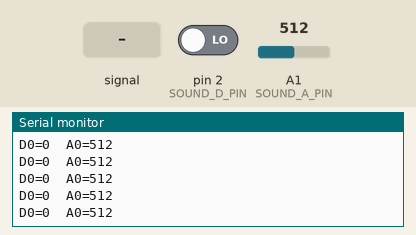
Recording of a sketch running on a simulated Arduino Uno, built with avr-gcc and run on an emulated ATmega328P. Parts: the last lines printed to the serial monitor. The inputs (shaded band) are chosen by the test bench; at power-on: A1 (SOUND_A_PIN) = 512, pin 2 (SOUND_D_PIN) LOW.

Above: at 1.2 s.
1.3 s: A1 (SOUND_A_PIN) fed a 200 Hz sine of ±81 counts around its level
At 1.33 s:
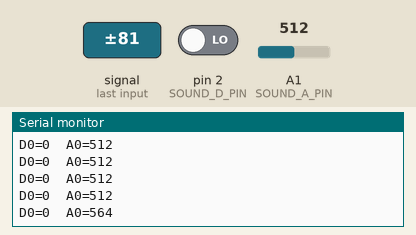
2.8 s: A1 (SOUND_A_PIN) set to 716
At 2.84 s:
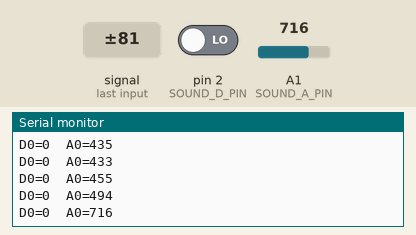
4.3 s: pin 2 (SOUND_D_PIN) driven HIGH
At 4.35 s:
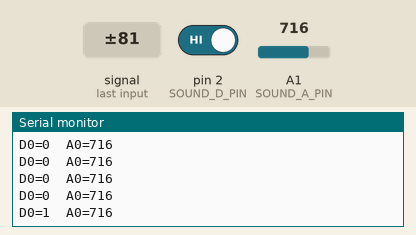
5.8 s: A1 (SOUND_A_PIN) fed a 1000 Hz sine of ±255 counts around its level
At 5.82 s:
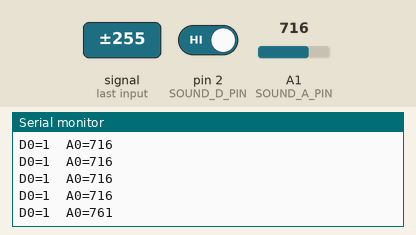
7.3 s: A1 (SOUND_A_PIN) set to 511
At 7.33 s:
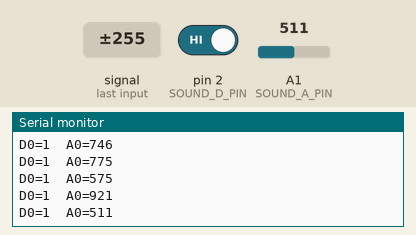
8.8 s: pin 2 (SOUND_D_PIN) driven LOW
At 8.84 s:
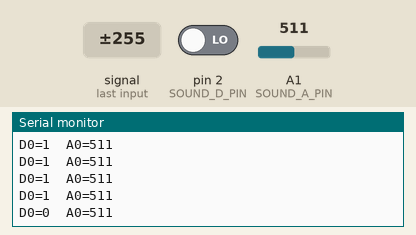
Timing chart, 0 to 11.3 s (numbered marks = the images above; inputs shaded):
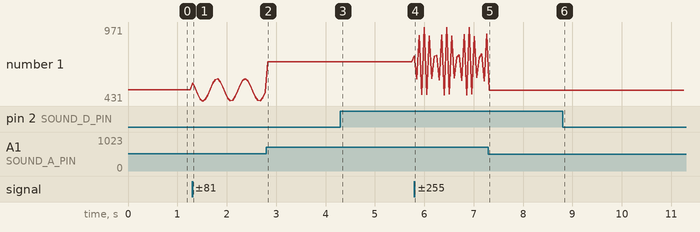

Measured:
- after the input at 1.3 s, the serial monitor: prints a new line at once (image 1)
- after the input at 2.8 s, the serial monitor: prints a new line at once (image 2)
- after the input at 4.3 s, the serial monitor: prints a new line at once (image 3)
- after the input at 5.8 s, the serial monitor: prints a new line at once (image 4)
- after the input at 7.3 s, the serial monitor: prints a new line at once (image 5)
- after the input at 8.8 s, the serial monitor: prints a new line at once (image 6)
- plotted number 1: 512 → 494 after the input at 1.3 s, 494 → 716 after the input at 2.8 s, 716 → 921 after the input at 5.8 s, 921 → 511 after the input at 7.3 s

The sketch:

sound-sensor.ino
```cpp
const int SOUND_D_PIN = 2;
const int SOUND_A_PIN = A1;

void setup() {
  Serial.begin(115200);
  pinMode(SOUND_D_PIN, INPUT);
}

void loop() {
  int d = digitalRead(SOUND_D_PIN);
  int a = analogRead(SOUND_A_PIN);

  Serial.print("D0=");
  Serial.print(d);
  Serial.print("  A0=");
  Serial.println(a);

  delay(50);
}
```
